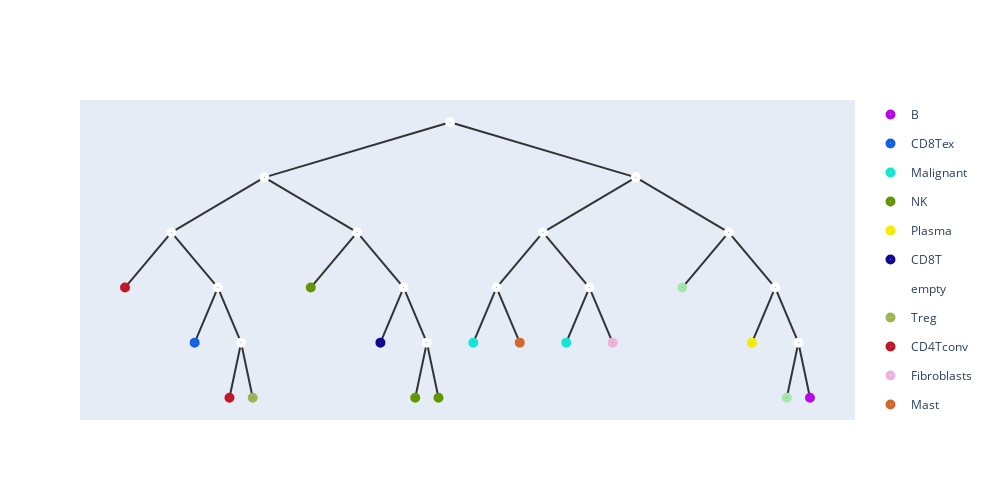

Here is the notebook cell this chart was saved with:
### Code cell
merge_points_with_c(embeddings1,nodes1,folder_path1 +'datas.data',1,tmp1.shape[1]+1,0,folder_path1,epoches2,c1,c2)
nos1 = build_hyper_tree_from_folder(folder_path1,True)
add_meta(nos1[0],meta_list1,[])
show_tree(nos1[0],color=['#184e77','#1a759f','#168aad',"#34a0a4",'#52b69a','#99d98c','#76c893','#99d98c']).show_fig()
remove_meta(nos1[0]);

### Figure 1 — Plotly figure (JSON) as saved in the notebook; plotly's stock layout.template omitted (floating-point values rounded to 4 significant figures)
{"data": [{"hoverinfo": "text", "hovertext": ["11_B"], "legendgroup": "B", "marker": {"color": "#b808e7", "size": 10, "symbol": "circle-dot"}, "mode": "markers+text", "name": "B", "type": "scatter", "x": [9.859], "y": [-2.5]}, {"hoverinfo": "text", "hovertext": ["12_CD8Tex"], "legendgroup": "CD8Tex", "marker": {"color": "#1261e5", "size": 10, "symbol": "circle-dot"}, "mode": "markers+text", "name": "CD8Tex", "type": "scatter", "x": [2.406], "y": [-1]}, {"hoverinfo": "text", "hovertext": ["4_Malignant", "13_Malignant"], "legendgroup": "Malignant", "marker": {"color": "#15e5d5", "size": 10, "symbol": "circle-dot"}, "mode": "markers+text", "name": "Malignant", "type": "scatter", "x": [5.781, 6.906], "y": [-1, -1]}, {"hoverinfo": "text", "hovertext": ["10_NK", "0_NK", "2_NK"], "legendgroup": "NK", "marker": {"color": "#639701", "size": 10, "symbol": "circle-dot"}, "mode": "markers+text", "name": "NK", "type": "scatter", "x": [3.812, 5.078, 5.359], "y": [0.5, -2.5, -2.5]}, {"hoverinfo": "text", "hovertext": ["9_Plasma"], "legendgroup": "Plasma", "marker": {"color": "#f4ea02", "size": 10, "symbol": "circle-dot"}, "mode": "markers+text", "name": "Plasma", "type": "scatter", "x": [9.156], "y": [-1]}, {"hoverinfo": "text", "hovertext": ["5_CD8T"], "legendgroup": "CD8T", "marker": {"color": "#0f0892", "size": 10, "symbol": "circle-dot"}, "mode": "markers+text", "name": "CD8T", "type": "scatter", "x": [4.656], "y": [-1]}, {"hoverinfo": "text", "hovertext": ["30", "28", "23", "19", "17", "27", "24", "20", "29", "25", "16", "18", "26", "22", "21"], "legendgroup": "empty", "marker": {"color": "#fff", "size": 10, "symbol": "circle-dot"}, "mode": "markers+text", "name": "empty", "type": "scatter", "x": [5.5, 3.25, 2.125, 2.688, 2.969, 4.375, 4.938, 5.219, 7.75, 6.625, 6.062, 7.188, 8.875, 9.438, 9.719], "y": [5, 3.5, 2, 0.5, -1, 2, 0.5, -1, 3.5, 2, 0.5, 0.5, 2, 0.5, -1]}, {"hoverinfo": "text", "hovertext": ["7_Treg"], "legendgroup": "Treg", "marker": {"color": "#9eb351", "size": 10, "symbol": "circle-dot"}, "mode": "markers+text", "name": "Treg", "type": "scatter", "x": [3.109], "y": [-2.5]}, {"hoverinfo": "text", "hovertext": ["3_CD4Tconv", "1_CD4Tconv"], "legendgroup": "CD4Tconv", "marker": {"color": "#c01829", "size": 10, "symbol": "circle-dot"}, "mode": "markers+text", "name": "CD4Tconv", "type": "scatter", "x": [1.562, 2.828], "y": [0.5, -2.5]}, {"hoverinfo": "text", "hovertext": ["15_Fibroblasts"], "legendgroup": "Fibroblasts", "marker": {"color": "#eeb3dc", "size": 10, "symbol": "circle-dot"}, "mode": "markers+text", "name": "Fibroblasts", "type": "scatter", "x": [7.469], "y": [-1]}, {"hoverinfo": "text", "hovertext": ["14_Mast"], "legendgroup": "Mast", "marker": {"color": "#d2682c", "size": 10, "symbol": "circle-dot"}, "mode": "markers+text", "name": "Mast", "type": "scatter", "x": [6.344], "y": [-1]}, {"hoverinfo": "text", "hovertext": ["8_Mono/Macro", "6_Mono/Macro"], "legendgroup": "Mono/Macro", "marker": {"color": "#a3e7aa", "size": 10, "symbol": "circle-dot"}, "mode": "markers+text", "name": "Mono/Macro", "type": "scatter", "x": [8.312, 9.578], "y": [0.5, -2.5]}], "layout": {"height": 500, "shapes": [{"layer": "below", "line": {"color": "#333", "width": 2}, "type": "line", "x0": 5.5, "x1": 5.5, "y0": 5, "y1": 5}, {"layer": "below", "line": {"color": "#333", "width": 2}, "type": "line", "x0": 5.5, "x1": 3.25, "y0": 5, "y1": 3.5}, {"layer": "below", "line": {"color": "#333", "width": 2}, "type": "line", "x0": 3.25, "x1": 2.125, "y0": 3.5, "y1": 2}, {"layer": "below", "line": {"color": "#333", "width": 2}, "type": "line", "x0": 2.125, "x1": 1.562, "y0": 2, "y1": 0.5}, {"layer": "below", "line": {"color": "#333", "width": 2}, "type": "line", "x0": 2.125, "x1": 2.688, "y0": 2, "y1": 0.5}, {"layer": "below", "line": {"color": "#333", "width": 2}, "type": "line", "x0": 2.688, "x1": 2.406, "y0": 0.5, "y1": -1}, {"layer": "below", "line": {"color": "#333", "width": 2}, "type": "line", "x0": 2.688, "x1": 2.969, "y0": 0.5, "y1": -1}, {"layer": "below", "line": {"color": "#333", "width": 2}, "type": "line", "x0": 2.969, "x1": 2.828, "y0": -1, "y1": -2.5}, {"layer": "below", "line": {"color": "#333", "width": 2}, "type": "line", "x0": 2.969, "x1": 3.109, "y0": -1, "y1": -2.5}, {"layer": "below", "line": {"color": "#333", "width": 2}, "type": "line", "x0": 3.25, "x1": 4.375, "y0": 3.5, "y1": 2}, {"layer": "below", "line": {"color": "#333", "width": 2}, "type": "line", "x0": 4.375, "x1": 3.812, "y0": 2, "y1": 0.5}, {"layer": "below", "line": {"color": "#333", "width": 2}, "type": "line", "x0": 4.375, "x1": 4.938, "y0": 2, "y1": 0.5}, {"layer": "below", "line": {"color": "#333", "width": 2}, "type": "line", "x0": 4.938, "x1": 4.656, "y0": 0.5, "y1": -1}, {"layer": "below", "line": {"color": "#333", "width": 2}, "type": "line", "x0": 4.938, "x1": 5.219, "y0": 0.5, "y1": -1}, {"layer": "below", "line": {"color": "#333", "width": 2}, "type": "line", "x0": 5.219, "x1": 5.078, "y0": -1, "y1": -2.5}, {"layer": "below", "line": {"color": "#333", "width": 2}, "type": "line", "x0": 5.219, "x1": 5.359, "y0": -1, "y1": -2.5}, {"layer": "below", "line": {"color": "#333", "width": 2}, "type": "line", "x0": 5.5, "x1": 7.75, "y0": 5, "y1": 3.5}, {"layer": "below", "line": {"color": "#333", "width": 2}, "type": "line", "x0": 7.75, "x1": 6.625, "y0": 3.5, "y1": 2}, {"layer": "below", "line": {"color": "#333", "width": 2}, "type": "line", "x0": 6.625, "x1": 6.062, "y0": 2, "y1": 0.5}, {"layer": "below", "line": {"color": "#333", "width": 2}, "type": "line", "x0": 6.062, "x1": 5.781, "y0": 0.5, "y1": -1}, {"layer": "below", "line": {"color": "#333", "width": 2}, "type": "line", "x0": 6.062, "x1": 6.344, "y0": 0.5, "y1": -1}, {"layer": "below", "line": {"color": "#333", "width": 2}, "type": "line", "x0": 6.625, "x1": 7.188, "y0": 2, "y1": 0.5}, {"layer": "below", "line": {"color": "#333", "width": 2}, "type": "line", "x0": 7.188, "x1": 6.906, "y0": 0.5, "y1": -1}, {"layer": "below", "line": {"color": "#333", "width": 2}, "type": "line", "x0": 7.188, "x1": 7.469, "y0": 0.5, "y1": -1}, {"layer": "below", "line": {"color": "#333", "width": 2}, "type": "line", "x0": 7.75, "x1": 8.875, "y0": 3.5, "y1": 2}, {"layer": "below", "line": {"color": "#333", "width": 2}, "type": "line", "x0": 8.875, "x1": 8.312, "y0": 2, "y1": 0.5}, {"layer": "below", "line": {"color": "#333", "width": 2}, "type": "line", "x0": 8.875, "x1": 9.438, "y0": 2, "y1": 0.5}, {"layer": "below", "line": {"color": "#333", "width": 2}, "type": "line", "x0": 9.438, "x1": 9.156, "y0": 0.5, "y1": -1}, {"layer": "below", "line": {"color": "#333", "width": 2}, "type": "line", "x0": 9.438, "x1": 9.719, "y0": 0.5, "y1": -1}, {"layer": "below", "line": {"color": "#333", "width": 2}, "type": "line", "x0": 9.719, "x1": 9.578, "y0": -1, "y1": -2.5}, {"layer": "below", "line": {"color": "#333", "width": 2}, "type": "line", "x0": 9.719, "x1": 9.859, "y0": -1, "y1": -2.5}], "width": 1000, "xaxis": {"showgrid": false, "showline": false, "showticklabels": false, "zeroline": false}, "yaxis": {"showgrid": false, "showline": false, "showticklabels": false, "zeroline": false}}}
